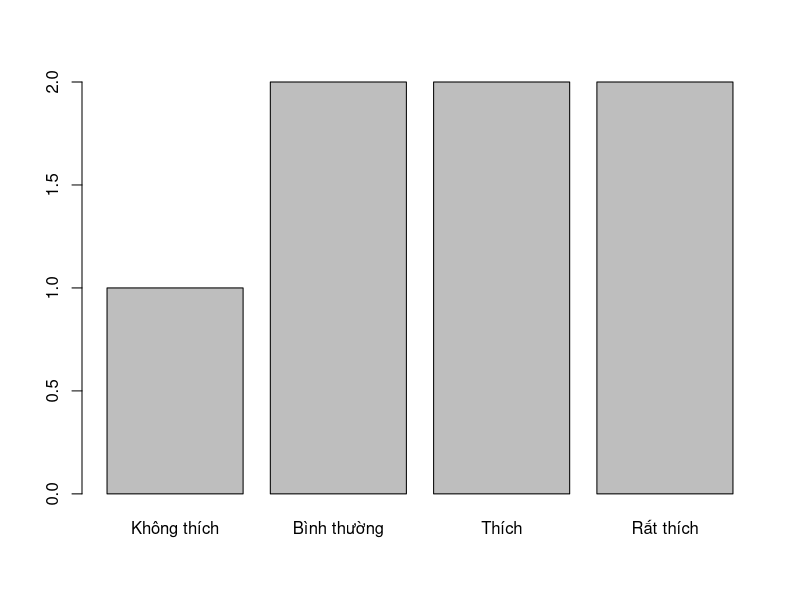

The R script that drew this image:
# date
# number
# string
# ....

# Dữ liệu số thực: tuổi, chiều cao, điểm số
# Dữ liệu văn bản tự do: tên người, bài viết
# Dữ liệu số nguyên: ID, mã số ...
# => không nên dùng Factor

# Dữ liệu thể loại (categorical data):
# color: "red", "blue", "red", "green", ..
# value: "low", "medium", "high", ...
# education: "High School", "Bacherlor", "Master", "PhD", ...
# grades: "A", "B", "C", ...
# => Factor

# Factor là kiểu dữ liệu đặc biệt trong R 
# dùng để lưu trữ dữ liệu phân loại (categorical data) 
# với các mức độ (levels) xác định.

# Unordered Factor (Factor không có thứ tự)
colors <- factor(c("red", "green", "blue", "yellow"))

# Ordered Factor (Factor có thứ tự)
ratings <- factor(c("low", "high", "medium"),
                  levels = c("low", "medium", "high"), # low < medium < high
                  ordered = TRUE
                  )

# Ví dụ:
# Dữ liệu giáo dục
education <- factor( c("High School", "Bachelor", "Master", "PhD"),
                     levels = c("High School", "Bachelor", "Master", "PhD"),
                     ordered = TRUE)

str(education)
levels(education)


# Tạo dữ liệu điểm số của học sinh
grades <- factor(
  c("Giỏi", "Khá", "Trung bình", "Giỏi", "Khá", "Yếu"),
  levels = c("Yếu", "Trung bình", "Khá", "Giỏi"),
  ordered = TRUE  # Có thứ tự từ yếu đến giỏi
)

table(grades)


# Khảo sát khách hàng
satisfaction <- factor(
  c("Rất thích", "Thích", "Bình thường", "Không thích", 
    "Thích", "Rất thích", "Bình thường"),
  levels = c("Không thích", "Bình thường", "Thích", "Rất thích"),
  ordered = TRUE
)

table(satisfaction)
# Vẽ biểu đồ
barplot(table(satisfaction))

# Kích cỡ áo
sizes <- factor(
  c("M", "L", "S", "XL", "M", "S", "M", "L", "XL", "M"),
  levels = c("S", "M", "L", "XL"),
  ordered = TRUE
)

# Thống kê số lượng mỗi size
summary(sizes)
